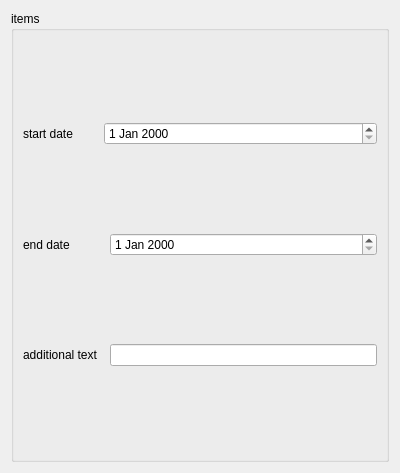
<?xml version="1.0" encoding="UTF-8"?>
<ui version="4.0">
 <class>Form</class>
 <widget class="QWidget" name="Form">
  <property name="geometry">
   <rect>
    <x>0</x>
    <y>0</y>
    <width>400</width>
    <height>473</height>
   </rect>
  </property>
  <property name="windowTitle">
   <string>Form</string>
  </property>
  <layout class="QVBoxLayout" name="verticalLayout">
   <item>
    <widget class="QGroupBox" name="itemsGroupBox">
     <property name="title">
      <string>items</string>
     </property>
     <layout class="QGridLayout" name="gridLayout">
      <item row="0" column="0">
       <widget class="QLabel" name="startDateLabel">
        <property name="text">
         <string>start date</string>
        </property>
       </widget>
      </item>
      <item row="0" column="1" colspan="2">
       <widget class="QDateEdit" name="startDateEdit"/>
      </item>
      <item row="1" column="0" colspan="2">
       <widget class="QLabel" name="endDateLabel">
        <property name="text">
         <string>end date</string>
        </property>
       </widget>
      </item>
      <item row="1" column="2">
       <widget class="QDateEdit" name="endDateEdit"/>
      </item>
      <item row="2" column="0">
       <widget class="QLabel" name="additionalTextLabel">
        <property name="text">
         <string>additional text</string>
        </property>
       </widget>
      </item>
      <item row="2" column="2">
       <widget class="QLineEdit" name="additionalTextLineEdit"/>
      </item>
     </layout>
    </widget>
   </item>
   <item>
    <layout class="QFormLayout" name="certificateFormLayout"/>
   </item>
  </layout>
 </widget>
 <resources/>
 <connections/>
</ui>
